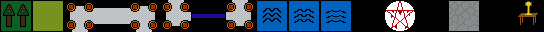

A level layout from a 2D game, rendered from its tile map. Below: a short description, then the map file with its tile-grid data intact:
An orthogonal 17x1 tile map with 32x32 px tiles, 1 tile layer (Tile Layer 1).

<map version="1.2" tiledversion="1.2.4" orientation="orthogonal" renderorder="right-down" width="17" height="1" tilewidth="32" tileheight="32" infinite="0" nextlayerid="6" nextobjectid="1">
 <tileset firstgid="1" source="Field.tsx" />
 <layer id="5" name="Tile Layer 1" width="17" height="1">
  <data encoding="csv">
2,3,12,7,8,9,10,11,13,14,15,16,17,18,19,20,23
</data>
 </layer>
</map>
